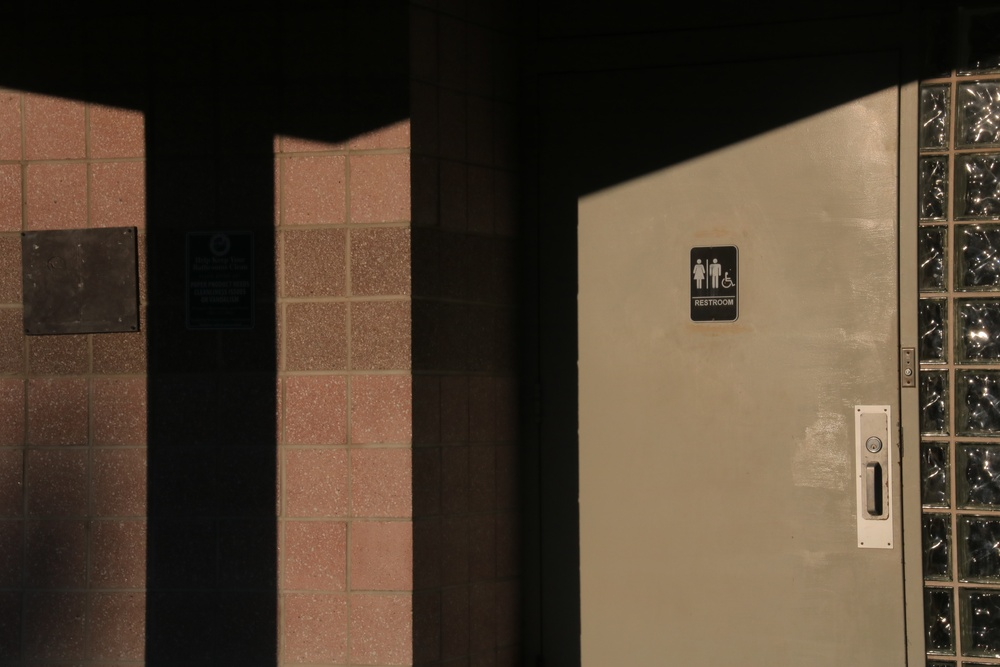
%> input picture HW_02_Divyank_Kulshrestha_DIR/IMG_2548__Needs_Contrast_Enhancement.jpg, 1000 x 667 px, shrunk from 3984 x 2656 before the run
$ octave --eval "HW07_dk9924_Cluster_Colors('../HW_02_Divyank_Kulshrestha_DIR/IMG_2548__Needs_Contrast_Enhancement.jpg');"   (GNU Octave 9; MATLAB toolbox functions it lacks are replaced by stand-ins)
%> lines starting %> are read from the running program, lines starting %| are printed output that depends on the picture; in (x1, y1, x2, y2) boxes, pixels count from 0 and x2, y2 are one past the last pixel; in counts of white or black regions, pixels touching at a corner belong together; the program's own positions count from 1
function HW07_dk9924_Cluster_Colors( filename )
    im_in = imread(filename);
%> im_in is the input picture: size 667x1000x3 uint8; mean R, G, B 78, 63.6, 48.5
%     for faster computations
    im_sub_sampled = im_in(3:3:end,3:3:end,:);
%     double to perform computations
    im_double = im2double(im_sub_sampled);
%     seperating color channels
    im_red = im_double(:,:,1);
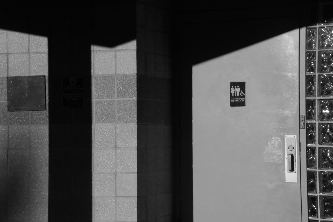
%> im_red: size 222x333 double; min 0.00392, max 1, mean 0.306
    im_grn = im_double(:,:,2);
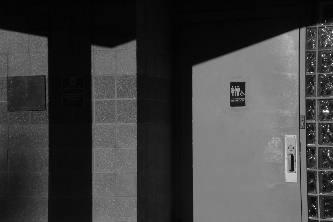
%> im_grn: size 222x333 double; min 0.00392, max 0.996, mean 0.25
    im_blu = im_double(:,:,3);
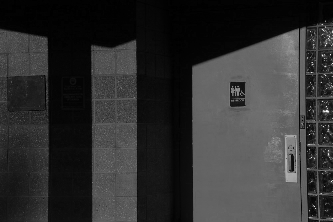
%> im_blu: size 222x333 double; min 0, max 0.976, mean 0.191

%     performing K-means and convert the results of k-means into an image
    num_colors = 10;
    data = [ im_red(:) , im_grn(:) , im_blu(:) ];
    [cluster_id, centers] = kmeans(data, num_colors, "Distance","sqeuclidean");
%> centers = [0.695 0.598 0.484; 0.0352 0.0356 0.023; 0.295 0.227 0.173; 0.592 0.433 0.333; 0.396 0.3 0.228; 0.855 0.772 0.678; 0.517 0.372 0.277; 0.121 0.0974 0.0727; 0.611 0.519 0.399; 0.195 0.16 0.124]
    image_by_id = reshape( cluster_id, size(im_double,1), size(im_double,2) );
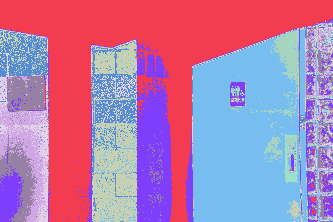
%> image_by_id: size 222x333 double; 10 distinct labels, from 1 to 10; one colour per label, 0 black

%     displaying each cluster center
    for i = 1:size(centers(:, 1))
        color_id = image_by_id;
%         color_id not equal to the current_id is set to 0
        current = image_by_id ~= i;
        color_id(current) = 0;
%         image for the current center
        image = ind2rgb(color_id, centers);
%         inverting the image
        image = rgb2gray(1-image);
%         displaying the image
        figure;
        imshow(image);

    end
%> this loop made 10 passes
%> pass 1, in HW07_dk9924_Cluster_Colors, `current = image_by_id ~= i;`:
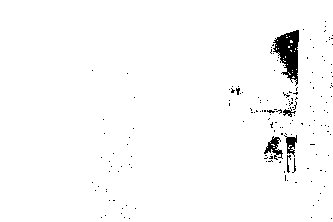
%> current: size 222x333 logical; 97.9% white; 163 black regions (157 under 20 px), largest, box (x1, y1, x2, y2) and area: (273, 30, 299, 86) 797, (264, 136, 283, 160) 185, (284, 135, 297, 157) 137, (283, 107, 296, 117) 51, (287, 155, 291, 173) 34, (292, 158, 296, 173) 20
%> pass 1, in HW07_dk9924_Cluster_Colors, `image = ind2rgb(color_id, centers);`:
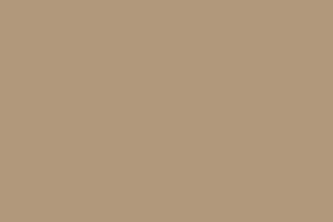
%> image: size 222x333x3 double; mean R, G, B 0.695, 0.598, 0.484
%> after the loop:
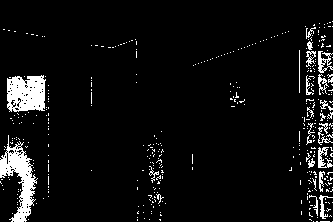
%> color_id: size 222x333 double; values 0 (black) and 10 (white), 6.3% white; 396 white regions (372 under 20 px), largest, box (x1, y1, x2, y2) and area: (0, 135, 38, 222) 1293, (7, 75, 46, 112) 1170, (318, 51, 333, 73) 162
end

$ run again, on HW_02_Divyank_Kulshrestha_DIR/IMG_2663_DEER_with_Ears.jpg
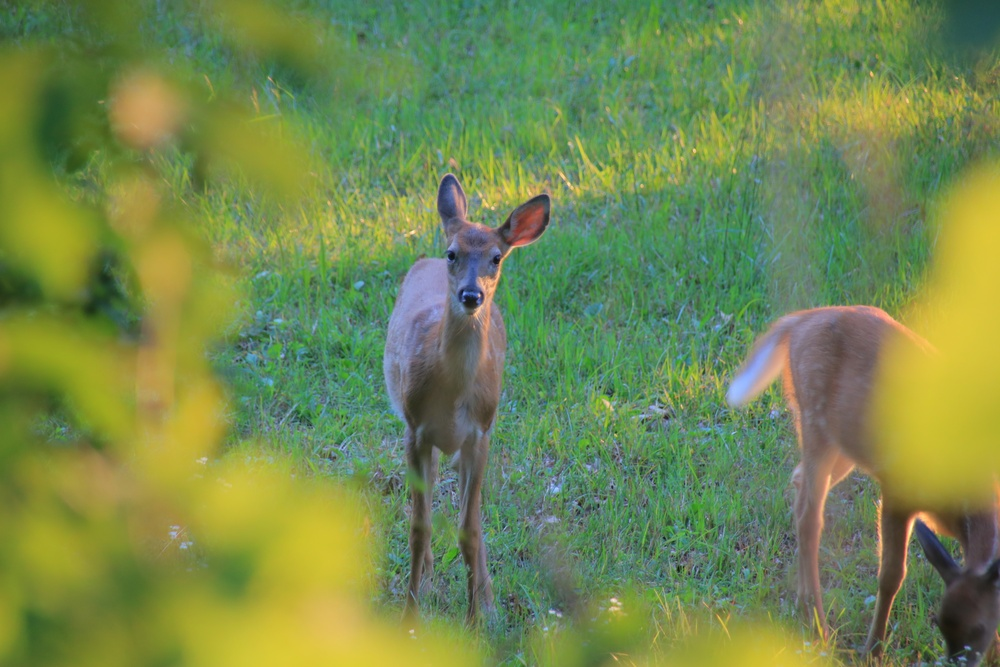
%> input picture HW_02_Divyank_Kulshrestha_DIR/IMG_2663_DEER_with_Ears.jpg, 1000 x 667 px, shrunk from 3984 x 2656 before the run
%> in HW07_dk9924_Cluster_Colors, im_in is the input picture: size 667x1000x3 uint8; mean R, G, B 115.7, 136.6, 79.3
%> centers = [0.508 0.58 0.355; 0.232 0.269 0.211; 0.323 0.528 0.345; 0.4 0.405 0.37; 0.389 0.534 0.472; 0.581 0.596 0.663; 0.625 0.62 0.233; 0.791 0.724 0.243; 0.3 0.432 0.228; 0.462 0.531 0.205]
%> the loop in HW07_dk9924_Cluster_Colors, `for i = 1:size(centers(:, 1))` made 10 passes
%> pass 1, in HW07_dk9924_Cluster_Colors, `current = image_by_id ~= i;`:
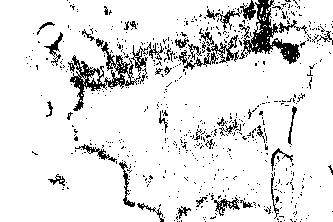
%> current: size 222x333 logical; 90% white; black in thin lines or dots
%> after the loop in HW07_dk9924_Cluster_Colors, `for i = 1:size(centers(:, 1))`:
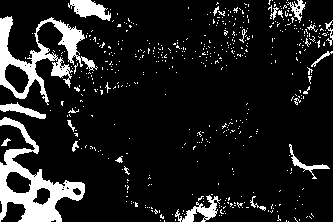
%> color_id: size 222x333 double; values 0 (black) and 10 (white), 12% white; 510 white regions (487 under 20 px), largest, box (x1, y1, x2, y2) and area: (0, 117, 85, 222) 2940, (0, 16, 98, 105) 2509, (68, 0, 111, 21) 510
